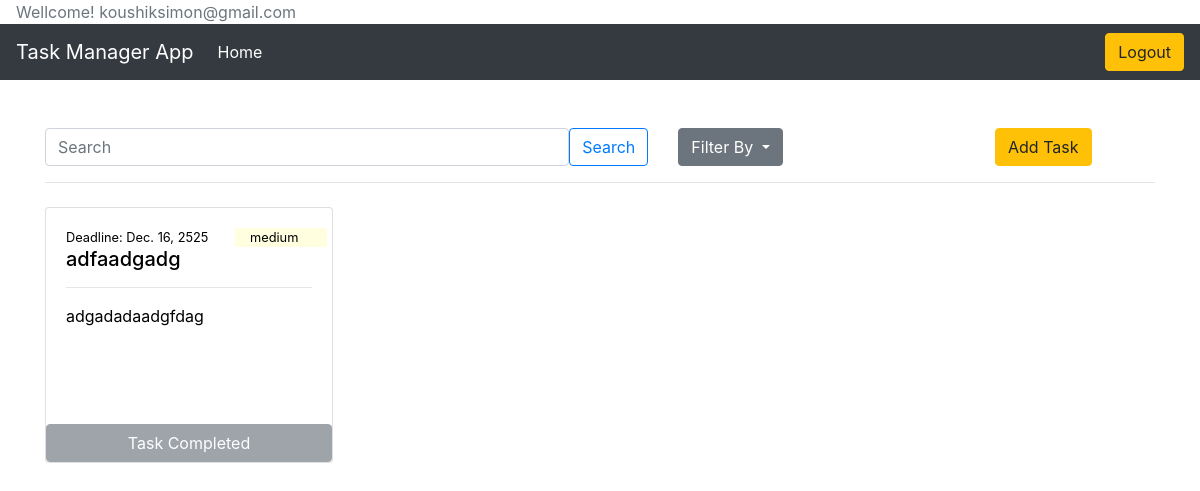
Before: /?filter=due_date (signed in) with the older database file.
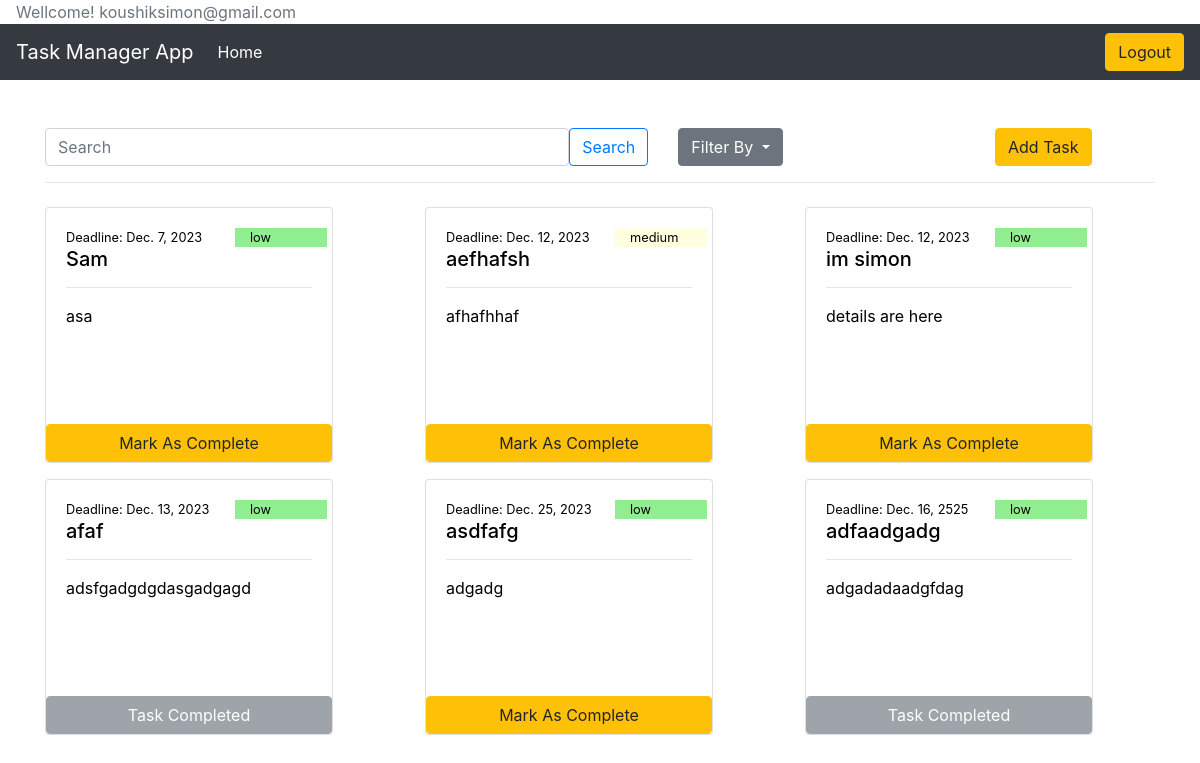
After: the same page with the newer database file.
### task/models.py (models this page shows, shortened)
class Task(models.Model):
    PRIORITY_CHOICES = [
        ('low', 'Low'),
        ('medium', 'Medium'),
        ('high', 'High'),
    ]
    user=models.ForeignKey(User,on_delete=models.CASCADE)
    title = models.CharField(max_length=100)
    description = models.TextField()
    due_date = models.DateField(null=True, blank=True)
    priority = models.CharField(max_length=10,choices=PRIORITY_CHOICES)
    task_complete = models.BooleanField(default=False)
    created = models.DateField(auto_now_add=True)
    updated = models.DateField(auto_now=True, null=True, blank=True)

### task_manager/views.py (the view)
# urls.py: path('', views.index, name='index'),
@login_required(login_url='/login/')
def index(request):
    tasks = Task.objects.filter(user=request.user)
    query = request.GET.get('q')  # Get the search query from the URL parameter
    filter_by = request.GET.get('filter')
    if query:
        tasks = tasks.filter(Q(title__icontains=query))
    if filter_by == 'creation_date':
        tasks = tasks.order_by('created')
    elif filter_by == 'due_date':
        tasks = tasks.order_by('due_date')
    elif filter_by == 'priority':
        tasks = tasks.order_by('priority')
        tasks = sorted(tasks, key=lambda x: ['high', 'medium', 'low'].index(x.priority))
    elif filter_by == 'completed':
        tasks = tasks.filter(task_complete=True)
    elif filter_by == 'active':
        tasks = tasks.filter(task_complete=False)
    context = {
        'tasks': tasks
    }
    if request.method == 'POST':
        task_id = request.POST.get('task_id')
        if task_id:
            task = Task.objects.get(pk=task_id)
            task.task_complete = True
            task.save()
    return render(request, 'index.html', context)

### templates/index.html (shortened to what this page needs)
{% extends "base.html" %}
{% load static %}
{% block content %}
<br><br>
<div class="row">
  <form class="col-10" Method='GET'>
    <div class="row">
      <div class="col-8">
        <div class="input-group">
          <input type="search" class="form-control rounded" name="q" placeholder="Search" aria-label="Search"
            aria-describedby="search-addon" />
          <button type="submit" class="btn btn-outline-primary" data-mdb-ripple-init>Search</button>
        </div>
      </div>
      <div class="col">
        <div class="dropdown">
          <button class="btn btn-secondary dropdown-toggle" type="button" id="dropdownMenuButton" data-toggle="dropdown"
              aria-haspopup="true" aria-expanded="false">
              Filter By
          </button>
      </div>
      </div>
    </div>
  </form>
<form class="col " method="POST">
    <div><a href="{% url 'task_entry' %}" class="btn btn-warning">Add Task</a></div>
</form>
</div>
<hr>
<div class="row">
  {% for task in tasks %}
<div class="col-4 py-2">
  <div class="card" style="width: 18rem;">
    <a href="{% url 'task_detail' task.id %}" style="text-decoration: none; color: black;">
      <div class="card-body">
        <div class="row justify-content-center align-items-center" style="font-size: 0.8rem;">
          <section class="col-8">Deadline: {{ task.due_date }}</section>
          <section class="col-4"
            style="{% if task.priority == 'low' %}background-color:lightgreen{% elif task.priority == 'medium' %}background-color:lightyellow{% elif task.priority == 'high' %}background-color:lightcoral{% endif %}">
            {{ task.priority }}</section>
        </div>
        <h5 class="card-title">{{ task.title }}</h5>
        <hr>
        <p class="card-text" style="height: 100px; overflow: hidden;">{{ task.description }}</p>
      </div>
    </a>
    <div class="row">
      <div class="col">
        <form method="POST">
          {% if task.task_complete %}
          <input type="submit" name="submit" value="Task Completed" class="btn btn-secondary btn-block" disabled>
          {% else %}
          <input type="submit" name="submit" value="Mark As Complete" class="btn btn-warning btn-block">
          {% endif %}
        </form>
      </div>
    </div>
  </div>
</div>
{% endfor %}
</div>
{% endblock content %}

Changed rows visible on the page:
added Task: due_date "Dec. 7, 2023", priority "low", title "Sam", description "asa"
added Task: due_date "Dec. 12, 2023", priority "medium", title "aefhafsh", description "afhafhhaf"
added Task: due_date "Dec. 12, 2023", priority "low", title "im simon", description "details are here"
added Task: due_date "Dec. 13, 2023", priority "low", title "afaf", description "adsfgadgdgdasgadgagd"
added Task: due_date "Dec. 25, 2023", priority "low", title "asdfafg", description "adgadg"
changed Task "adfaadgadg": priority "medium" → "low"
